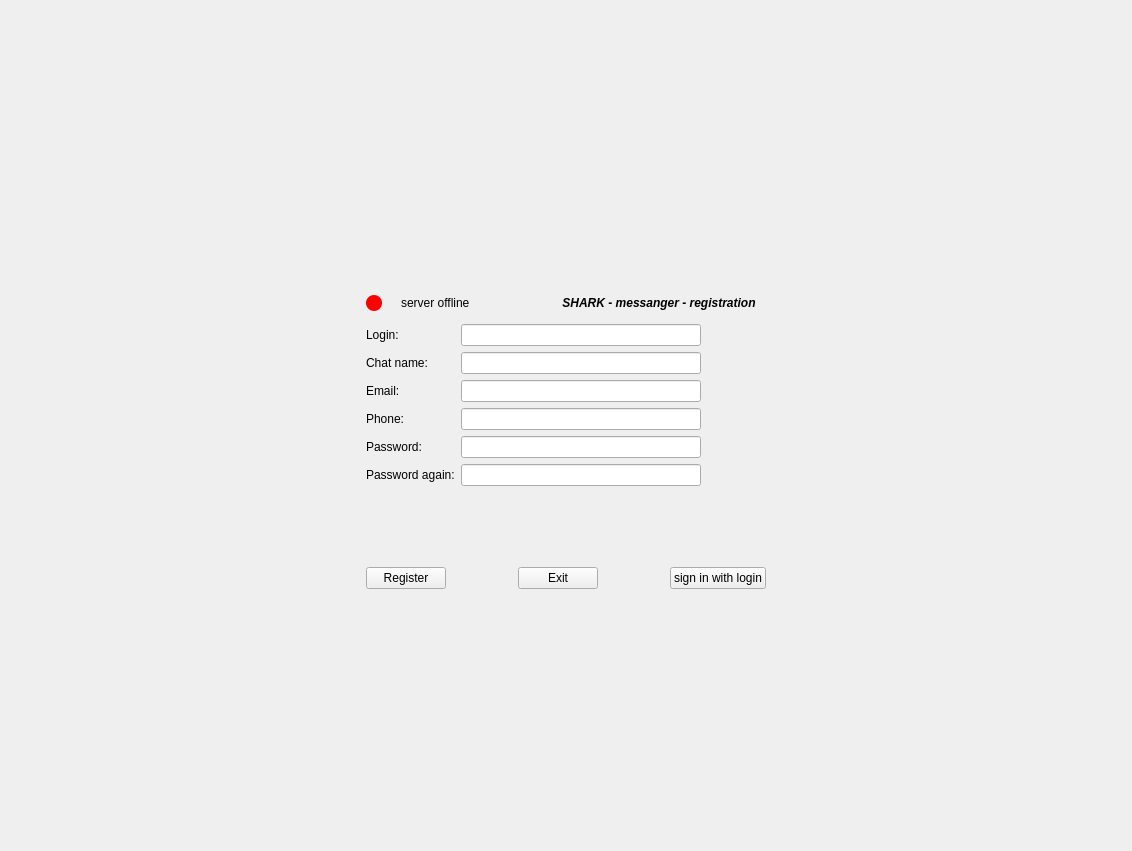
<?xml version="1.0" encoding="UTF-8"?>
<ui version="4.0">
 <class>ScreenRegister</class>
 <widget class="QWidget" name="ScreenRegister">
  <property name="geometry">
   <rect>
    <x>0</x>
    <y>0</y>
    <width>1132</width>
    <height>851</height>
   </rect>
  </property>
  <property name="sizePolicy">
   <sizepolicy hsizetype="Expanding" vsizetype="Expanding">
    <horstretch>0</horstretch>
    <verstretch>0</verstretch>
   </sizepolicy>
  </property>
  <property name="windowTitle">
   <string>New user registration</string>
  </property>
  <layout class="QGridLayout" name="gridLayout">
   <item row="0" column="1">
    <spacer name="verticalSpacer_4">
     <property name="orientation">
      <enum>Qt::Orientation::Vertical</enum>
     </property>
     <property name="sizeHint" stdset="0">
      <size>
       <width>20</width>
       <height>167</height>
      </size>
     </property>
    </spacer>
   </item>
   <item row="1" column="0">
    <spacer name="horizontalSpacer_7">
     <property name="orientation">
      <enum>Qt::Orientation::Horizontal</enum>
     </property>
     <property name="sizeHint" stdset="0">
      <size>
       <width>332</width>
       <height>20</height>
      </size>
     </property>
    </spacer>
   </item>
   <item row="1" column="1">
    <layout class="QVBoxLayout" name="verticalLayout">
     <item>
      <layout class="QHBoxLayout" name="horizontalLayout_3">
       <item>
        <spacer name="horizontalSpacer_5">
         <property name="orientation">
          <enum>Qt::Orientation::Horizontal</enum>
         </property>
         <property name="sizeHint" stdset="0">
          <size>
           <width>40</width>
           <height>20</height>
          </size>
         </property>
        </spacer>
       </item>
       <item>
        <widget class="QLabel" name="label_6">
         <property name="sizePolicy">
          <sizepolicy hsizetype="Fixed" vsizetype="Fixed">
           <horstretch>0</horstretch>
           <verstretch>0</verstretch>
          </sizepolicy>
         </property>
         <property name="maximumSize">
          <size>
           <width>221</width>
           <height>221</height>
          </size>
         </property>
         <property name="text">
          <string/>
         </property>
         <property name="pixmap">
          <pixmap resource="resources.qrc">:/images/shark_1.jpg</pixmap>
         </property>
         <property name="scaledContents">
          <bool>true</bool>
         </property>
        </widget>
       </item>
       <item>
        <spacer name="horizontalSpacer_6">
         <property name="orientation">
          <enum>Qt::Orientation::Horizontal</enum>
         </property>
         <property name="sizeHint" stdset="0">
          <size>
           <width>40</width>
           <height>20</height>
          </size>
         </property>
        </spacer>
       </item>
      </layout>
     </item>
     <item>
      <spacer name="verticalSpacer_3">
       <property name="orientation">
        <enum>Qt::Orientation::Vertical</enum>
       </property>
       <property name="sizeType">
        <enum>QSizePolicy::Policy::Fixed</enum>
       </property>
       <property name="sizeHint" stdset="0">
        <size>
         <width>20</width>
         <height>5</height>
        </size>
       </property>
      </spacer>
     </item>
     <item>
      <layout class="QHBoxLayout" name="horizontalLayout">
       <item>
        <widget class="QLabel" name="serverStatusLabelRound">
         <property name="sizePolicy">
          <sizepolicy hsizetype="Preferred" vsizetype="Preferred">
           <horstretch>0</horstretch>
           <verstretch>0</verstretch>
          </sizepolicy>
         </property>
         <property name="minimumSize">
          <size>
           <width>16</width>
           <height>16</height>
          </size>
         </property>
         <property name="maximumSize">
          <size>
           <width>16</width>
           <height>16</height>
          </size>
         </property>
         <property name="styleSheet">
          <string notr="true">background-color: red;
border-radius: 8px;</string>
         </property>
         <property name="text">
          <string/>
         </property>
        </widget>
       </item>
       <item>
        <spacer name="horizontalSpacer">
         <property name="orientation">
          <enum>Qt::Orientation::Horizontal</enum>
         </property>
         <property name="sizeType">
          <enum>QSizePolicy::Policy::Fixed</enum>
         </property>
         <property name="sizeHint" stdset="0">
          <size>
           <width>13</width>
           <height>20</height>
          </size>
         </property>
        </spacer>
       </item>
       <item>
        <widget class="QLabel" name="serverStatusLabel">
         <property name="text">
          <string>server offline</string>
         </property>
        </widget>
       </item>
       <item>
        <spacer name="horizontalSpacer_3">
         <property name="orientation">
          <enum>Qt::Orientation::Horizontal</enum>
         </property>
         <property name="sizeHint" stdset="0">
          <size>
           <width>40</width>
           <height>20</height>
          </size>
         </property>
        </spacer>
       </item>
       <item>
        <widget class="QLabel" name="label">
         <property name="sizePolicy">
          <sizepolicy hsizetype="Fixed" vsizetype="Preferred">
           <horstretch>0</horstretch>
           <verstretch>0</verstretch>
          </sizepolicy>
         </property>
         <property name="font">
          <font>
           <italic>true</italic>
           <bold>true</bold>
          </font>
         </property>
         <property name="text">
          <string>SHARK - messanger - registration</string>
         </property>
         <property name="alignment">
          <set>Qt::AlignmentFlag::AlignCenter</set>
         </property>
        </widget>
       </item>
       <item>
        <spacer name="horizontalSpacer_2">
         <property name="orientation">
          <enum>Qt::Orientation::Horizontal</enum>
         </property>
         <property name="sizeType">
          <enum>QSizePolicy::Policy::Fixed</enum>
         </property>
         <property name="sizeHint" stdset="0">
          <size>
           <width>10</width>
           <height>20</height>
          </size>
         </property>
        </spacer>
       </item>
      </layout>
     </item>
     <item>
      <spacer name="verticalSpacer_2">
       <property name="orientation">
        <enum>Qt::Orientation::Vertical</enum>
       </property>
       <property name="sizeType">
        <enum>QSizePolicy::Policy::Fixed</enum>
       </property>
       <property name="sizeHint" stdset="0">
        <size>
         <width>20</width>
         <height>5</height>
        </size>
       </property>
      </spacer>
     </item>
     <item>
      <layout class="QFormLayout" name="formLayout">
       <item row="1" column="0">
        <widget class="QLabel" name="label_5">
         <property name="text">
          <string>Login:</string>
         </property>
        </widget>
       </item>
       <item row="1" column="1">
        <widget class="QLineEdit" name="loginEdit">
         <property name="sizePolicy">
          <sizepolicy hsizetype="Fixed" vsizetype="Fixed">
           <horstretch>0</horstretch>
           <verstretch>0</verstretch>
          </sizepolicy>
         </property>
         <property name="minimumSize">
          <size>
           <width>240</width>
           <height>0</height>
          </size>
         </property>
         <property name="toolTip">
          <string>At least 5 and no more than 20 characters, English letters and digits only</string>
         </property>
         <property name="toolTipDuration">
          <number>10000</number>
         </property>
        </widget>
       </item>
       <item row="2" column="0">
        <widget class="QLabel" name="label_2">
         <property name="text">
          <string>Chat name:</string>
         </property>
        </widget>
       </item>
       <item row="2" column="1">
        <widget class="QLineEdit" name="nameEdit">
         <property name="sizePolicy">
          <sizepolicy hsizetype="Fixed" vsizetype="Fixed">
           <horstretch>0</horstretch>
           <verstretch>0</verstretch>
          </sizepolicy>
         </property>
         <property name="minimumSize">
          <size>
           <width>240</width>
           <height>0</height>
          </size>
         </property>
         <property name="toolTip">
          <string>At least 2 and no more than 20 characters, English letters and digits only</string>
         </property>
         <property name="toolTipDuration">
          <number>10000</number>
         </property>
        </widget>
       </item>
       <item row="3" column="0">
        <widget class="QLabel" name="label_7">
         <property name="text">
          <string>Email:</string>
         </property>
        </widget>
       </item>
       <item row="3" column="1">
        <widget class="QLineEdit" name="emailLineEdit">
         <property name="sizePolicy">
          <sizepolicy hsizetype="Fixed" vsizetype="Fixed">
           <horstretch>0</horstretch>
           <verstretch>0</verstretch>
          </sizepolicy>
         </property>
         <property name="minimumSize">
          <size>
           <width>240</width>
           <height>0</height>
          </size>
         </property>
        </widget>
       </item>
       <item row="4" column="0">
        <widget class="QLabel" name="label_8">
         <property name="text">
          <string>Phone:</string>
         </property>
        </widget>
       </item>
       <item row="4" column="1">
        <widget class="QLineEdit" name="phoneLineEdit">
         <property name="sizePolicy">
          <sizepolicy hsizetype="Fixed" vsizetype="Fixed">
           <horstretch>0</horstretch>
           <verstretch>0</verstretch>
          </sizepolicy>
         </property>
         <property name="minimumSize">
          <size>
           <width>240</width>
           <height>0</height>
          </size>
         </property>
        </widget>
       </item>
       <item row="5" column="0">
        <widget class="QLabel" name="label_3">
         <property name="text">
          <string>Password:</string>
         </property>
        </widget>
       </item>
       <item row="5" column="1">
        <widget class="QLineEdit" name="passwordEdit">
         <property name="sizePolicy">
          <sizepolicy hsizetype="Fixed" vsizetype="Fixed">
           <horstretch>0</horstretch>
           <verstretch>0</verstretch>
          </sizepolicy>
         </property>
         <property name="minimumSize">
          <size>
           <width>240</width>
           <height>0</height>
          </size>
         </property>
         <property name="toolTip">
          <string>At least 5 and no more than 20 characters, at least one uppercase letter and one digit (Latin letters only)</string>
         </property>
         <property name="toolTipDuration">
          <number>10000</number>
         </property>
         <property name="echoMode">
          <enum>QLineEdit::EchoMode::PasswordEchoOnEdit</enum>
         </property>
        </widget>
       </item>
       <item row="6" column="0">
        <widget class="QLabel" name="label_4">
         <property name="text">
          <string>Password again:</string>
         </property>
        </widget>
       </item>
       <item row="6" column="1">
        <widget class="QLineEdit" name="passwordConfirmEdit">
         <property name="sizePolicy">
          <sizepolicy hsizetype="Fixed" vsizetype="Fixed">
           <horstretch>0</horstretch>
           <verstretch>0</verstretch>
          </sizepolicy>
         </property>
         <property name="minimumSize">
          <size>
           <width>240</width>
           <height>0</height>
          </size>
         </property>
         <property name="toolTip">
          <string>Repeat the password</string>
         </property>
         <property name="toolTipDuration">
          <number>10000</number>
         </property>
         <property name="echoMode">
          <enum>QLineEdit::EchoMode::PasswordEchoOnEdit</enum>
         </property>
        </widget>
       </item>
      </layout>
     </item>
     <item>
      <widget class="QLabel" name="hintLabel">
       <property name="sizePolicy">
        <sizepolicy hsizetype="Fixed" vsizetype="Fixed">
         <horstretch>0</horstretch>
         <verstretch>0</verstretch>
        </sizepolicy>
       </property>
       <property name="minimumSize">
        <size>
         <width>400</width>
         <height>32</height>
        </size>
       </property>
       <property name="maximumSize">
        <size>
         <width>400</width>
         <height>32</height>
        </size>
       </property>
       <property name="text">
        <string/>
       </property>
       <property name="wordWrap">
        <bool>true</bool>
       </property>
      </widget>
     </item>
     <item>
      <spacer name="verticalSpacer">
       <property name="orientation">
        <enum>Qt::Orientation::Vertical</enum>
       </property>
       <property name="sizeType">
        <enum>QSizePolicy::Policy::Fixed</enum>
       </property>
       <property name="sizeHint" stdset="0">
        <size>
         <width>17</width>
         <height>37</height>
        </size>
       </property>
      </spacer>
     </item>
     <item>
      <layout class="QHBoxLayout" name="horizontalLayout_2">
       <item>
        <widget class="QPushButton" name="registerPushButton">
         <property name="text">
          <string>Register</string>
         </property>
        </widget>
       </item>
       <item>
        <spacer name="horizontalSpacer_9">
         <property name="orientation">
          <enum>Qt::Orientation::Horizontal</enum>
         </property>
         <property name="sizeHint" stdset="0">
          <size>
           <width>40</width>
           <height>20</height>
          </size>
         </property>
        </spacer>
       </item>
       <item>
        <widget class="QPushButton" name="exitPushButton">
         <property name="text">
          <string>Exit</string>
         </property>
        </widget>
       </item>
       <item>
        <spacer name="horizontalSpacer_4">
         <property name="orientation">
          <enum>Qt::Orientation::Horizontal</enum>
         </property>
         <property name="sizeHint" stdset="0">
          <size>
           <width>40</width>
           <height>20</height>
          </size>
         </property>
        </spacer>
       </item>
       <item>
        <widget class="QPushButton" name="toLoginButton">
         <property name="text">
          <string>sign in with login</string>
         </property>
        </widget>
       </item>
      </layout>
     </item>
    </layout>
   </item>
   <item row="1" column="2">
    <spacer name="horizontalSpacer_8">
     <property name="orientation">
      <enum>Qt::Orientation::Horizontal</enum>
     </property>
     <property name="sizeHint" stdset="0">
      <size>
       <width>332</width>
       <height>20</height>
      </size>
     </property>
    </spacer>
   </item>
   <item row="2" column="1">
    <spacer name="verticalSpacer_5">
     <property name="orientation">
      <enum>Qt::Orientation::Vertical</enum>
     </property>
     <property name="sizeHint" stdset="0">
      <size>
       <width>20</width>
       <height>166</height>
      </size>
     </property>
    </spacer>
   </item>
  </layout>
 </widget>
 <tabstops>
  <tabstop>loginEdit</tabstop>
  <tabstop>nameEdit</tabstop>
  <tabstop>emailLineEdit</tabstop>
  <tabstop>phoneLineEdit</tabstop>
  <tabstop>passwordEdit</tabstop>
  <tabstop>passwordConfirmEdit</tabstop>
  <tabstop>registerPushButton</tabstop>
  <tabstop>exitPushButton</tabstop>
  <tabstop>toLoginButton</tabstop>
 </tabstops>
 <resources>
  <include location="resources.qrc"/>
 </resources>
 <connections/>
</ui>
